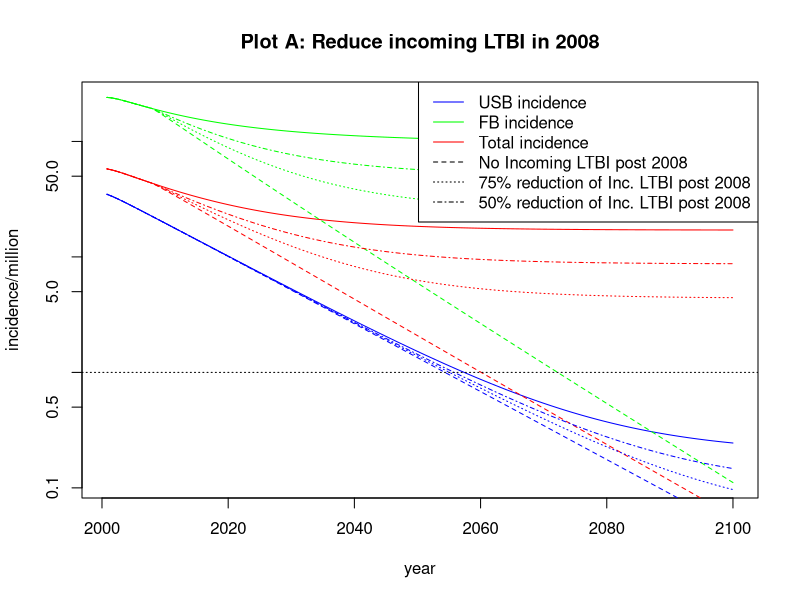
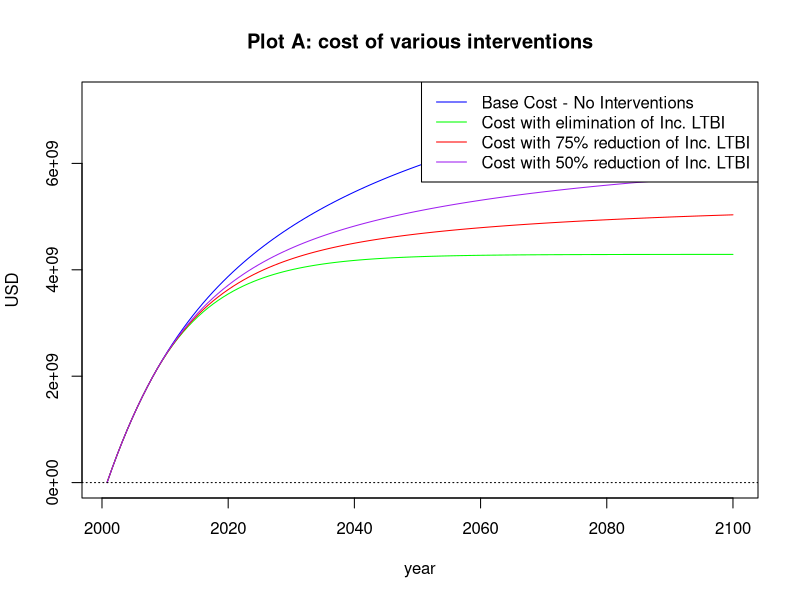
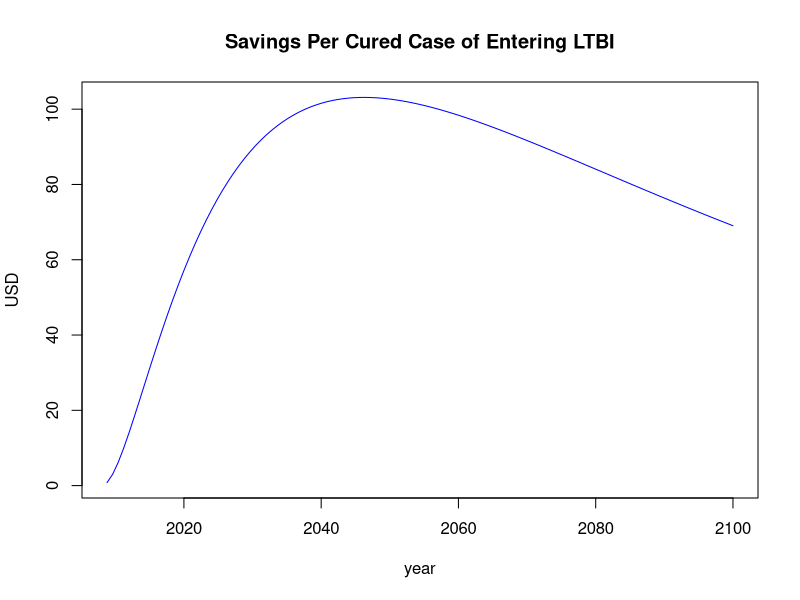

Write R code to recreate these figures, in order.
rkm <- function(Ydot,currY,deltaT,iter,startT=0){
  # This function performs a fourth-order Runge-Kutta Method on the system 
  # dY/dt = Ydot, and returns the next step after currY presuming timestep
  # length deltaT, and iteration iter
  tn   = deltaT*iter + startT
  k1   = Ydot(tn,currY)
  k2   = Ydot(tn + deltaT/2,currY + deltaT*k1/2)
  k3   = Ydot(tn + deltaT/2,currY + deltaT*k2/2)
  k4   = Ydot(tn + deltaT,currY + deltaT*k3)
  newY <- currY + (deltaT/6)*(k1+2*k2+2*k3+k4)
  return(newY)
}

#Variables
mu0 <- 1/78       #Natural mortality rate USB per year
mu1 <-1/53        #Natural mortality rate FB per year
ro <- 0.018       #USB birth rate per year
alpha <- 0.005    #FB arrival rate per year
p <- 0.103        #Fraction of new infections which are acute (fast progressors)
vF <- 1.5         #Progression rate of acute infection per year
l0 <- 0.015       #Prevalence of LTBI in the USB population in 2000
l1 <- 0.211       #Prevalence of LTBI in the FB population in 2000: 
r0 <- 0.667       #Fraction of cases due to reactivation in the USB population
r1 <- 0.780       #Fraction of cases due to reactivation in the FB population
vL0 <- 0.0014     #Progression rate for reactivation (chronic LTBI) in the USB population per year
vL1 <- 0.0010     #Progression rate for reactivation (chronic LTBI) in the FB population per year
q <- 0.708        #Fraction of infections progressing to infectious disease
mud <- 0.115      #Mortality rate due to TB per year
x <- 0.111        #Fraction of re-infected chronic LTBI moving to acute infection
ARI0 <- 0.030/100 #Annual risk of infection for USB in 2000
beta <- 10.39     #Effective contact rate per year
e0 <- 0.965       #Fraction of preferred contacts with own population for USB
e1 <-0.985        #Fraction of preferred contacts with own population for FB
g <- 0.0047       #Fraction of FB arrivals with LTBI who are fast progressors
                  #Cumulative fraction self-cure and treatment of active disease for both populations: 0.897
phi0 <- 1.114#/1.25    #Cumulative fraction self-cure and treatment of active disease for both populations pre year RATES (USB)
phi1 <- 1.167#/1.25    #Cumulative fraction self-cure and treatment of active disease for both populations pre year RATES (FB)
                  #Cumulative fraction of treatment for acute infection for both populations: 0.461
sigmaF0 <- 1.296  #Cumulative fraction of treatment for acute infection for both populations per year RATES (USB)
sigmaF1 <- 1.301  #Cumulative fraction of treatment for acute infection for both populations per year RATES (FB)
sigmaLBase <- 0.057   #Treatment rate for chronic LTBI per year
fBase <- 0.187        #Fraction of FB arrivals with LTBI


#2010 New Cases in Population i (millions)
#source: http://www.cdc.gov/mmwr/preview/mmwrhtml/mm5105a3.htm
newCases0 <- .008714  #US-born
newCases1 <- .007554  #Foreign-born

#Initial Values
  
deltaT   <- .8   #The length of each time step (years).
finalYr  <- 100       #In years
totT     <- floor(finalYr/deltaT)  #Time steps
cutoffYr <- floor(8/deltaT)
#TBcostRt <- Ct*deltaT
#LTBIctRt <- Cl*deltaT

#Matrix of compartment values
S0 <- S1 <- F0 <- F1 <- L0 <- L1 <- I0 <- I1 <- J0 <- J1 <- N0 <- N1 <- rep(0,totT)
cL0 <- cF0 <- cI0 <- cJ0 <- cL1 <- cF1 <- cI1 <- cJ1 <- cN0 <- cN1 <- rep(0,totT)
Ct <- Cl <- Pt <- Pl <- rep(0,totT)
LTBIEn <- rep(0,totT)
P <- data.frame(S0,F0,L0,I0,J0,S1,F1,L1,I1,J1,N0,N1,cL0,cF0,cI0,cJ0,cL1,cF1,cI1,cJ1,cN0,cN1,Ct,Cl,Pt,Pl,LTBIEn)
#C <- data.frame(cL0,cF0,cI0,cJ0,cL1,cF1,cI1,cJ1,cN0,cN1)
IN0 <- IN1 <- INall <- rep(0,totT)

#Total Population
P$N0[1] <- 250
P$N1[1] <- 31.4
#Acute (Fast) LTBI, new cases
P$F0[1] <- (1-r0)*(newCases0)/vF
P$F1[1] <- (1-r1)*(newCases1)/vF
#Chronic (Long) LTBI
P$L0[1] <- r0*(newCases0)/vL0
P$L1[1] <- r1*(newCases1)/vL1
#Infectious TB
P$I0[1] <- q*newCases0/(mu0 + mud + phi0)
P$I1[1] <- q*newCases1/(mu1 + mud + phi1)
#Non-Infectious TB
P$J0[1] <- (1-q)*newCases0/(mu0 + mud + phi0)
P$J1[1] <- (1-q)*newCases1/(mu1 + mud + phi1)
#Susceptible
P$S0[1] <- P$N0[1] - P$F0[1] - P$L0[1] - P$I0[1] - P$J0[1]
P$S1[1] <- P$N1[1] - P$F1[1] - P$L1[1] - P$I1[1] - P$J1[1]
#Cost Initial Values are all zero. 
#Cost Parameter Values: 
P$Ct[1] <- 6000  #in USD
P$Pt[1] <- 0.9   #treatment proportion
P$Cl[1] <- 500   #in USD
P$Pl[1] <- 0.9   #LTBI treatment proportion
discRt  <- 0.03  #Rate of time discounting

P$LTBIEn[1] <- 0.263109

#TODO: If only incidence data is needed, omit the dataSet parameter and just use P as a global. It will likely save memory. If all data is needed, this approach is probably good. 
hill <- function(sigmaL,f,transmission=1,incLTBI=1,initial=cutoffYr,final=totT,dataSet=P){#,costDataSet=C){
  #Differential Equation Functions
  Ddt <- function(t,v) {
    dLTBIEn <- f*alpha*(v$N0+v$N1)
    c01     <- (1-e0)*((1-e1)*v$N1)/((1-e0)*v$N0 + (1-e1)*v$N1)
    c00     <- 1 - c01
    c10     <- (1-e1)*((1-e0)*v$N0)/((1-e0)*v$N0 + (1-e1)*v$N1)
    c11     <- 1 - c10
    lambda0 <- transmission*(beta*(c00*(v$I0/v$N0) + c01*(v$I1/v$N1)))
    lambda1 <- transmission*(beta*(c10*(v$I0/v$N0) + c11*(v$I1/v$N1)))
	  dS0     <- ro*(v$N0+v$N1) + sigmaF0*v$F0 + sigmaL*v$L0 + phi0*(v$I0+v$J0) - lambda0*v$S0 - mu0*v$S0
	  dF0     <- p*lambda0*v$S0 + x*p*lambda0*v$L0 - (mu0 + vF + sigmaF0)*v$F0
	  dL0     <- (1-p)*lambda0*v$S0 - x*p*lambda0*v$L0 - (mu0 + vL0 + sigmaL)*v$L0
	  dI0     <- q*(vF*v$F0 + vL0*v$L0) - (mu0 + mud + phi0)*v$I0
	  dJ0     <- (1-q)*(vF*v$F0+vL0*v$L0) - (mu0 + mud + phi0)*v$J0
	  dS1     <- (1-incLTBI)*dLTBIEn+(1-f)*alpha*(v$N0+v$N1) + sigmaF1*v$F1 + sigmaL*v$L1 + phi1*(v$I1 + v$J1) - lambda1*v$S1 - mu1*v$S1
	  dF1     <- g*p*dLTBIEn*incLTBI + p*lambda1*v$S1 + x*p*lambda1*v$L1 - (mu1 + vF + sigmaF1)*v$F1
	  dL1     <- (1-g*p)*dLTBIEn*incLTBI + (1-p)*lambda1*v$S1 - x*p*lambda1*v$L1 - (mu1 + vL1 +sigmaL)*v$L1
	  dI1     <- q*(vF*v$F1 + vL1*v$L1) - (mu1 + mud + phi1)*v$I1
	  dJ1     <- (1-q)*(vF*v$F1 + vL1*v$L1) - (mu1 + mud + phi1)*v$J1
	  dN0     <- 0
	  dN1     <- 0
    dcL0    <- v$Cl * v$Pl * sigmaL  * 1e6 * v$L0
    dcF0    <- v$Cl * v$Pl * sigmaF0 * 1e6 * v$F0
    dcI0    <- v$Ct * v$Pt * phi0    * 1e6 * v$I0
    dcJ0    <- v$Ct * v$Pt * phi0    * 1e6 * v$J0
    dcL1    <- v$Cl * v$Pl * sigmaL  * 1e6 * v$L1
    dcF1    <- v$Cl * v$Pl * sigmaF1 * 1e6 * v$F1
    dcI1    <- v$Ct * v$Pt * phi1    * 1e6 * v$I1
    dcJ1    <- v$Ct * v$Pt * phi1    * 1e6 * v$J1
    dcN0    <- 0
    dcN1    <- 0
    dCt     <- 0#v$Ct * (-log(1+discRt))
    dCl     <- 0#v$Cl * (-log(1+discRt))
    dPt     <- 0
    dPl     <- 0
    return( c(dS0,dF0,dL0,dI0,dJ0,dS1,dF1,dL1,dI1,dJ1,dN0,dN1,dcL0,dcF0,dcI0,dcJ0,dcL1,dcF1,dcI1,dcJ1,dcN0,dcN1,dCt,dCl,dPt,dPl,dLTBIEn*incLTBI) )
  }
  
  for (i in initial:(final-1)) {
  	dataSet[i+1,]    <- rkm(Ddt,dataSet[i,],deltaT,i)
  	dataSet$N0[i+1]  <- sum(dataSet[i+1,1:5])
  	dataSet$N1[i+1]  <- sum(dataSet[i+1,6:10])
  	dataSet$cN0[i+1] <- sum(dataSet[i+1,13:16])
  	dataSet$cN1[i+1] <- sum(dataSet[i+1,17:20])
    dataSet$Ct[i+1]  <- dataSet$Ct[i]/((1+discRt)^deltaT)
    dataSet$Cl[i+1]  <- dataSet$Cl[i]/((1+discRt)^deltaT)
  }
  #costDataSet$L0 <- dataSet$L0*LTBIctRt
  #costDataSet$F0 <- dataSet$F0*LTBIctRt
  #costDataSet$L1 <- dataSet$L1*LTBIctRt
  #costDataSet$F1 <- dataSet$F1*LTBIctRt
  #costDataSet$I0 <- dataSet$I0*TBcostRt
  #costDataSet$J0 <- dataSet$J0*TBcostRt
  #costDataSet$I1 <- dataSet$I1*TBcostRt
  #costDataSet$J1 <- dataSet$J1*TBcostRt
  return(dataSet)
}

generateIncidence <- function(dataSet) {
    IN0   <- 1e6 * (vF*dataSet$F0 + vL0*dataSet$L0)/dataSet$N0
    IN1   <- 1e6 * (vF*dataSet$F1 + vL1*dataSet$L1)/dataSet$N1
    INall <- 1e6 * (vF*(dataSet$F0 + dataSet$F1) + vL0*dataSet$L0 + vL1*dataSet$L1)/(dataSet$N0 + dataSet$N1)
	return(data.frame(IN0,IN1,INall))
}

P       <- hill(sigmaLBase,fBase,1,1,1,totT)
baseInc <- generateIncidence(P)
years   <- seq(2000+deltaT,2000+finalYr,deltaT)

#plot incidence data
#  xlab, ylab  --> labels for x-, y-axes
#  log='y'     --> use logarithmic scale
#  ylim=yrange --> ensure we show all data
#  type="l"    --> draw line connecting data points
#col="blue"  --> color of graph
#lines() plots data in the same window as the first plot() command

#Plot A: Where we eliminate incoming LTBI 100%, 70%, or 50%
noImmLTBI      <- hill(sigmaLBase,fBase,1,0)
noImmLTBIInc   <- generateIncidence(noImmLTBI)
someImmLTBI    <- hill(sigmaLBase,fBase,1,0.25)
someImmLTBIInc <- generateIncidence(someImmLTBI)
halfImmLTBI    <- hill(sigmaLBase,fBase,1,0.5)
halfImmLTBIInc <- generateIncidence(halfImmLTBI)

#When Calculating range, we presume that FB always has higher incidence rate
yrange <- range(c(0.5,baseInc$IN1,noImmLTBIInc$IN1,someImmLTBIInc$IN1,halfImmLTBIInc$IN1))
dev.new()
plot(years, baseInc$IN0, main="Plot A: Reduce incoming LTBI in 2008", log='y', xlab='year', ylab='incidence/million', ylim=yrange, type="l", col="blue")
lines(years, baseInc$INall, type="l", col="red")
lines(years, baseInc$IN1, type="l", col="green")
lines(years, noImmLTBIInc$IN0, type="l", col="blue", lty=2)
lines(years, noImmLTBIInc$INall, type="l", col="red", lty=2)
lines(years, noImmLTBIInc$IN1, type="l", col="green", lty=2)
lines(years, someImmLTBIInc$IN0, type="l", col="blue", lty=3)
lines(years, someImmLTBIInc$INall, type="l", col="red", lty=3)
lines(years, someImmLTBIInc$IN1, type="l", col="green", lty=3)
lines(years, halfImmLTBIInc$IN0, type="l", col="blue", lty=4)
lines(years, halfImmLTBIInc$INall, type="l", col="red", lty=4)
lines(years, halfImmLTBIInc$IN1, type="l", col="green", lty=4)
abline(h = 1, lty = 'dotted')
legend('topright', legend=c('USB incidence', 'FB incidence', 'Total incidence', 'No Incoming LTBI post 2008', '75% reduction of Inc. LTBI post 2008', '50% reduction of Inc. LTBI post 2008'), col=c("blue", "green", "red", "black","black","black"), lty=c(1,1,1,2,3,4))

#Cost Plot A:
yrange <- range(c(P$cN1+P$cN0,noImmLTBI$cN1+noImmLTBI$cN0,someImmLTBI$cN0+someImmLTBI$cN1,halfImmLTBI$cN0+halfImmLTBI$cN1))
dev.new()
plot(years, P$cN1+P$cN0, main="Plot A: cost of various interventions", xlab='year', ylab='USD', ylim=yrange, type="l", col="blue")
#lines(years, P$cN0, type="l", col="blue", lty=2)
#lines(years, P$cN1, type="l", col="blue", lty=3)
lines(years, noImmLTBI$cN0 + noImmLTBI$cN1, type="l", col="green", lty=1)
#lines(years, noImmLTBI$cN0, type="l", col="green", lty=2)
#lines(years, noImmLTBI$cN1, type="l", col="green", lty=3)
lines(years, someImmLTBI$cN0 + someImmLTBI$cN1, type="l", col="red", lty=1)
#lines(years, someImmLTBI$cN0, type="l", col="red", lty=2)
#lines(years, someImmLTBI$cN1, type="l", col="red", lty=3)
lines(years, halfImmLTBI$cN0 + halfImmLTBI$cN1, type="l", col="purple", lty=1)
#lines(years, halfImmLTBI$cN0, type="l", col="purple", lty=2)
#lines(years, halfImmLTBI$cN1, type="l", col="purple", lty=3)
abline(h = 1, lty = 'dotted')
legend('topright', legend=c('Base Cost - No Interventions', 'Cost with elimination of Inc. LTBI', 'Cost with 75% reduction of Inc. LTBI', 'Cost with 50% reduction of Inc. LTBI'), col=c("blue", "green", "red", "purple"), lty=c(1,1,1,1))

yearsPostCutoff <- years[(cutoffYr+1):totT]
maxDifference   <- ((P$cN0+P$cN1)-(noImmLTBI$cN0+noImmLTBI$cN1))[(cutoffYr+1):totT]
savingsPerCase  <- maxDifference/(1e6*P$LTBIEn[(cutoffYr+1):totT])
dev.new()
plot(yearsPostCutoff, savingsPerCase, main="Savings Per Cured Case of Entering LTBI", xlab='year', ylab='USD', type="l", col="blue")


##Plot A: Where Transmission is cut after 2008
#noTrans    <- hill(sigmaLBase,fBase,0)
#noTransInc <- generateIncidence(noTrans)
#
##When Calculating range, we presume that FB always has higher incidence rate
#yrange <- range(c(0.5,baseInc$IN1,noTransInc$IN1))
#dev.new()
#plot(years, baseInc$IN0, main="Plot A: Cut Trans. in 2008", xlab='year', ylab='incidence/million', log = 'y', ylim=yrange, type="l", col="blue")
#lines(years, baseInc$INall, type="l", col="red")
#lines(years, baseInc$IN1, type="l", col="green")
#lines(years, noTransInc$IN0, type="l", col="blue", lty=2)
#lines(years, noTransInc$INall, type="l", col="red", lty=2)
#lines(years, noTransInc$IN1, type="l", col="green", lty=2)
#abline(h = 1, lty = 'dotted')
#legend('topright', legend=c('USB incidence', 'FB incidence', 'Total incidence', 'With Transmission Cutoff in 2008'), col=c("blue", "green", "red", "black"), lty=c(1,1,1,2))
#
##Plot B: Where LTBI treatment x2 or x4
#doubled    <-hill(sigmaLBase*2,fBase)
#doubledInc <- generateIncidence(doubled)
#quad       <- hill(sigmaLBase*4,fBase)
#quadInc    <- generateIncidence(quad)
#
##When Calculating range, we presume that FB always has higher incidence rate after 2008
#yrange <- range(c(0.5,baseInc$IN1,quadInc$IN1,doubledInc$IN1))
#dev.new()
#plot(years, baseInc$IN0, main="Plot B: Increase Chronic LTBI Treatment in 2008", xlab='year', ylab='incidence/million', log = 'y', ylim=yrange, type="l", col="blue")
#lines(years, baseInc$INall, type="l", col="red")
#lines(years, baseInc$IN1, type="l", col="green")
#lines(years, doubledInc$IN0, type="l", col="blue", lty=2)
#lines(years, doubledInc$INall, type="l", col="red", lty=2)
#lines(years, doubledInc$IN1, type="l", col="green", lty=2)
#lines(years, quadInc$IN0, type="l", col="blue", lty=3)
#lines(years, quadInc$INall, type="l", col="red", lty=3)
#lines(years, quadInc$IN1, type="l", col="green", lty=3)
#abline(h = 1, lty = 'dotted')
#legend('topright', legend=c('USB incidence', 'FB incidence', 'Total incidence', 'Chronic LTBI Treatment x2 in 2008', 'Chronic LTBI Treatment x4 in 2008'), col=c("blue", "green", "red", "black", "black"), lty=c(1,1,1,2,3))
#
##Plot C: Where FB arrivals cut in half, also LTBI treatment x2 or x4 after 2008
#halfFB           <- hill(sigmaLBase,fBase/2)
#halfFBInc        <- generateIncidence(halfFB)
#halfFBdoubled    <- hill(sigmaLBase*2,fBase/2)
#halfFBdoubledInc <- generateIncidence(halfFBdoubled)
#halfFBquad       <- hill(sigmaLBase*4,fBase/2)
#halfFBquadInc    <- generateIncidence(halfFBquad)
#
##When Calculating range, we presume that FB always has higher incidence rate
#yrange <- range(c(0.5,baseInc$IN1,quadInc$IN1,doubledInc$IN1))
#dev.new()
#plot(years, halfFBInc $IN0, main="Plot C: Half FB Arrival Rate, increase LTBI Treatment", xlab='year', ylab='incidence/million', log = 'y', ylim=yrange, type="l", col="blue")
#lines(years, halfFBInc $INall, type="l", col="red")
#lines(years, halfFBInc $IN1, type="l", col="green")
#lines(years, halfFBdoubledInc $IN0, type="l", col="blue", lty=2)
#lines(years, halfFBdoubledInc $INall, type="l", col="red", lty=2)
#lines(years, halfFBdoubledInc $IN1, type="l", col="green", lty=2)
#lines(years, halfFBquadInc $IN0, type="l", col="blue", lty=3)
#lines(years, halfFBquadInc $INall, type="l", col="red", lty=3)
#lines(years, halfFBquadInc $IN1, type="l", col="green", lty=3)
#abline(h = 1, lty = 'dotted')
#legend('topright', legend=c('USB incidence', 'FB incidence', 'Total incidence', 'Chronic LTBI Treatment x2 in 2008', 'Chronic LTBI Treatment x4 in 2008'), col=c("blue", "green", "red", "black", "black"), lty=c(1,1,1,2,3))
#
##Plot D: Where FB arrivals divided by 4, also LTBI treatment x2 or x4 after 2008
#quarterFB           <- hill(sigmaLBase,fBase/4)
#quarterFBInc        <- generateIncidence(quarterFB)
#quarterFBdoubled    <- hill(sigmaLBase*2,fBase/4)
#quarterFBdoubledInc <- generateIncidence(quarterFBdoubled)
#quarterFBquad       <- hill(sigmaLBase*4,fBase/4)
#quarterFBquadInc    <- generateIncidence(quarterFBquad)
#
##When Calculating range, we presume that FB always has higher incidence rate
#yrange <- range(c(0.5,baseInc$IN1,quadInc$IN1,doubledInc$IN1))
#dev.new()
#plot(years, quarterFBInc $IN0, main="Plot D: 1/4 FB Arrival Rate, increase LTBI Treatment", xlab='year', ylab='incidence/million', log = 'y', ylim=yrange, type="l", col="blue")
#lines(years, quarterFBInc $INall, type="l", col="red")
#lines(years, quarterFBInc $IN1, type="l", col="green")
#lines(years, quarterFBdoubledInc $IN0, type="l", col="blue", lty=2)
#lines(years, quarterFBdoubledInc $INall, type="l", col="red", lty=2)
#lines(years, quarterFBdoubledInc $IN1, type="l", col="green", lty=2)
#lines(years, quarterFBquadInc $IN0, type="l", col="blue", lty=3)
#lines(years, quarterFBquadInc $INall, type="l", col="red", lty=3)
#lines(years, quarterFBquadInc $IN1, type="l", col="green", lty=3)
#abline(h = 1, lty = 'dotted')
#legend('topright', legend=c('USB incidence', 'FB incidence', 'Total incidence', 'Chronic LTBI Treatment x2 in 2008', 'Chronic LTBI Treatment x4 in 2008'), col=c("blue", "green", "red", "black", "black"), lty=c(1,1,1,2,3))
